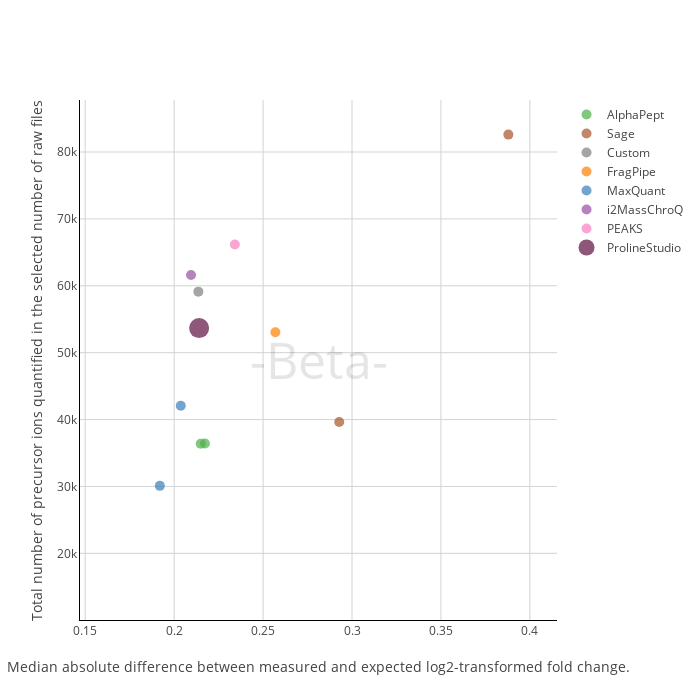

The notebook cell saved with this chart:
### Code cell
plot, results = plot_performance_metrics(file_paths_general)
plot

### Figure 1 — Plotly figure (JSON) as saved in the notebook; plotly's stock layout.template omitted (floating-point values rounded to 4 significant figures)
{"data": [{"hovertext": ["ProteoBench ID: AlphaPept_20250214_135817<br>Software tool: AlphaPept 0.5.3<br>Comment (private submission): AlphaPept_MBR_Align_50ppmFragTol", "ProteoBench ID: AlphaPept_20250214_135837<br>Software tool: AlphaPept 0.5.3<br>Comment (private submission): AlphaPept_50ppmFragTol"], "marker": {"color": ["#4daf4a", "#4daf4a"], "showscale": false, "size": [10, 10]}, "mode": "markers", "name": "AlphaPept", "type": "scatter", "x": [0.2173, 0.215], "y": [36421, 36379]}, {"hovertext": ["ProteoBench ID: Sage_20250214_135850<br>Software tool: Sage 0.14.6<br>Comment (private submission): Sage (filtered)", "ProteoBench ID: Sage_20250214_135919<br>Software tool: Sage 0.14.6<br>Comment (private submission): Sage (unfiltered)"], "marker": {"color": ["#a65628", "#a65628"], "showscale": false, "size": [10, 10]}, "mode": "markers", "name": "Sage", "type": "scatter", "x": [0.2928, 0.3879], "y": [39633, 82606]}, {"hovertext": ["ProteoBench ID: Custom_20250214_135937<br>Software tool: Custom 0.14.6<br>Comment (private submission): Sage (FlashLFQ)"], "marker": {"color": ["#7f7f7f"], "showscale": false, "size": [10]}, "mode": "markers", "name": "Custom", "type": "scatter", "x": [0.2136], "y": [59126]}, {"hovertext": ["ProteoBench ID: FragPipe_20250214_140004<br>Software tool: FragPipe 22.0<br>Comment (private submission): FragPipeMBR"], "marker": {"color": ["#ff7f00"], "showscale": false, "size": [10]}, "mode": "markers", "name": "FragPipe", "type": "scatter", "x": [0.2569], "y": [53060]}, {"hovertext": ["ProteoBench ID: MaxQuant_20250214_140024<br>Software tool: MaxQuant 2.4.13.0<br>Comment (private submission): MaxQuant_MBR", "ProteoBench ID: MaxQuant_20250214_140040<br>Software tool: MaxQuant 2.4.13.0<br>Comment (private submission): MaxQuant"], "marker": {"color": ["#377eb8", "#377eb8"], "showscale": false, "size": [10, 10]}, "mode": "markers", "name": "MaxQuant", "type": "scatter", "x": [0.2037, 0.192], "y": [42075, 30086]}, {"hovertext": ["ProteoBench ID: i2MassChroQ_20250214_140103<br>Software tool: i2MassChroQ 1.0.18<br>Comment (private submission): i2MassChroQ"], "marker": {"color": ["#984ea3"], "showscale": false, "size": [10]}, "mode": "markers", "name": "i2MassChroQ", "type": "scatter", "x": [0.2095], "y": [61603]}, {"hovertext": ["ProteoBench ID: PEAKS_20250214_140130<br>Software tool: PEAKS 0.14.6<br>Comment (private submission): PEAKS"], "marker": {"color": ["#f781bf"], "showscale": false, "size": [10]}, "mode": "markers", "name": "PEAKS", "type": "scatter", "x": [0.2341], "y": [66167]}, {"hovertext": ["ProteoBench ID: ProlineStudio_20250214_140217<br>Software tool: ProlineStudio <br>Comment (private submission): ProlineStudio"], "marker": {"color": ["#5f0f40"], "showscale": false, "size": [20]}, "mode": "markers", "name": "ProlineStudio", "type": "scatter", "x": [0.214], "y": [53670]}], "layout": {"annotations": [{"font": {"color": "rgba(0,0,0,0.1)", "size": 50}, "showarrow": false, "text": "-Beta-", "x": 0.5, "xref": "paper", "y": 0.5, "yref": "paper"}], "clickmode": "event+select", "height": 700, "width": 700, "xaxis": {"gridcolor": "lightgray", "gridwidth": 1, "linecolor": "black", "range": [0.1471, 0.4152], "showgrid": true, "title": {"text": "Median absolute difference between measured and expected log2-transformed fold change."}}, "yaxis": {"gridcolor": "lightgray", "gridwidth": 1, "linecolor": "black", "range": [10029, 87777], "showgrid": true, "title": {"text": "Total number of precursor ions quantified in the selected number of raw files"}}}}
